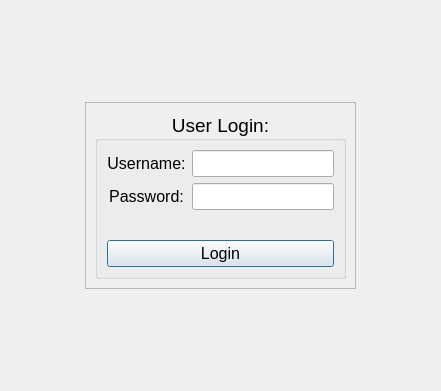
<?xml version="1.0" encoding="UTF-8"?>
<ui version="4.0">
 <class>LoginForm</class>
 <widget class="QWidget" name="LoginForm">
  <property name="geometry">
   <rect>
    <x>0</x>
    <y>0</y>
    <width>441</width>
    <height>391</height>
   </rect>
  </property>
  <property name="font">
   <font>
    <pointsize>12</pointsize>
   </font>
  </property>
  <property name="windowTitle">
   <string>Form</string>
  </property>
  <layout class="QGridLayout" name="gridLayout">
   <item row="1" column="1">
    <widget class="QFrame" name="frame">
     <property name="sizePolicy">
      <sizepolicy hsizetype="Fixed" vsizetype="Fixed">
       <horstretch>0</horstretch>
       <verstretch>0</verstretch>
      </sizepolicy>
     </property>
     <property name="frameShape">
      <enum>QFrame::StyledPanel</enum>
     </property>
     <property name="frameShadow">
      <enum>QFrame::Raised</enum>
     </property>
     <layout class="QVBoxLayout" name="verticalLayout">
      <item>
       <widget class="QGroupBox" name="groupBox">
        <property name="font">
         <font>
          <pointsize>14</pointsize>
         </font>
        </property>
        <property name="title">
         <string>User Login:</string>
        </property>
        <property name="alignment">
         <set>Qt::AlignCenter</set>
        </property>
        <layout class="QGridLayout" name="gridLayout_2">
         <item row="3" column="1">
          <widget class="QLineEdit" name="passwordLineEdit">
           <property name="font">
            <font>
             <pointsize>12</pointsize>
            </font>
           </property>
          </widget>
         </item>
         <item row="1" column="1">
          <widget class="QLineEdit" name="usernameLineEdit">
           <property name="font">
            <font>
             <pointsize>12</pointsize>
            </font>
           </property>
          </widget>
         </item>
         <item row="6" column="0" colspan="2">
          <widget class="QPushButton" name="loginButton">
           <property name="font">
            <font>
             <pointsize>12</pointsize>
            </font>
           </property>
           <property name="text">
            <string>Login</string>
           </property>
           <property name="autoDefault">
            <bool>true</bool>
           </property>
           <property name="default">
            <bool>true</bool>
           </property>
          </widget>
         </item>
         <item row="1" column="0">
          <widget class="QLabel" name="label">
           <property name="font">
            <font>
             <pointsize>12</pointsize>
            </font>
           </property>
           <property name="text">
            <string>Username:</string>
           </property>
           <property name="alignment">
            <set>Qt::AlignCenter</set>
           </property>
          </widget>
         </item>
         <item row="3" column="0">
          <widget class="QLabel" name="label_2">
           <property name="font">
            <font>
             <pointsize>12</pointsize>
            </font>
           </property>
           <property name="text">
            <string>Password:</string>
           </property>
           <property name="alignment">
            <set>Qt::AlignCenter</set>
           </property>
          </widget>
         </item>
         <item row="5" column="0" colspan="2">
          <widget class="QLabel" name="statusLabel">
           <property name="font">
            <font>
             <pointsize>12</pointsize>
            </font>
           </property>
           <property name="text">
            <string>&lt;Super Helpful Status Message&gt;</string>
           </property>
           <property name="alignment">
            <set>Qt::AlignCenter</set>
           </property>
          </widget>
         </item>
        </layout>
       </widget>
      </item>
     </layout>
    </widget>
   </item>
   <item row="1" column="0">
    <spacer name="horizontalSpacer">
     <property name="orientation">
      <enum>Qt::Horizontal</enum>
     </property>
     <property name="sizeHint" stdset="0">
      <size>
       <width>40</width>
       <height>20</height>
      </size>
     </property>
    </spacer>
   </item>
   <item row="1" column="2">
    <spacer name="horizontalSpacer_2">
     <property name="orientation">
      <enum>Qt::Horizontal</enum>
     </property>
     <property name="sizeHint" stdset="0">
      <size>
       <width>40</width>
       <height>20</height>
      </size>
     </property>
    </spacer>
   </item>
   <item row="0" column="1">
    <spacer name="verticalSpacer">
     <property name="orientation">
      <enum>Qt::Vertical</enum>
     </property>
     <property name="sizeHint" stdset="0">
      <size>
       <width>20</width>
       <height>40</height>
      </size>
     </property>
    </spacer>
   </item>
   <item row="2" column="1">
    <spacer name="verticalSpacer_2">
     <property name="orientation">
      <enum>Qt::Vertical</enum>
     </property>
     <property name="sizeHint" stdset="0">
      <size>
       <width>20</width>
       <height>40</height>
      </size>
     </property>
    </spacer>
   </item>
  </layout>
 </widget>
 <tabstops>
  <tabstop>usernameLineEdit</tabstop>
  <tabstop>passwordLineEdit</tabstop>
  <tabstop>loginButton</tabstop>
 </tabstops>
 <resources/>
 <connections/>
</ui>
